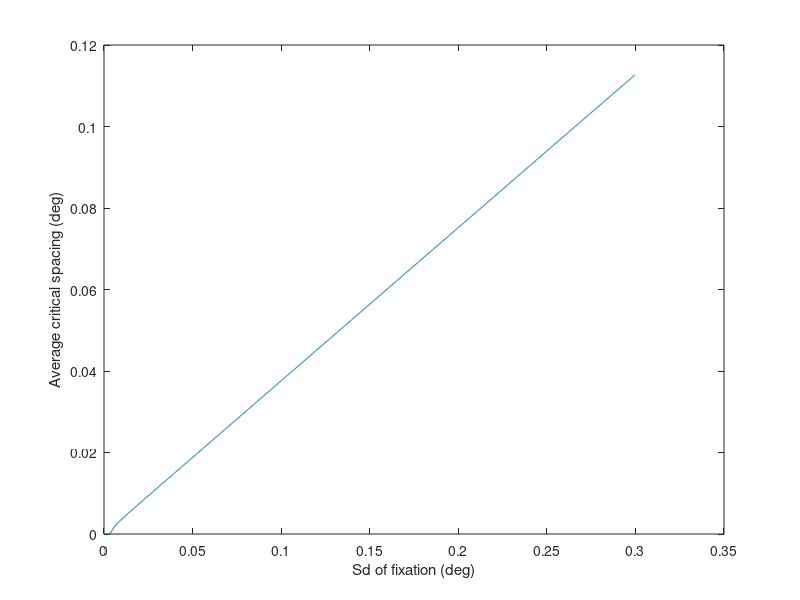

The MATLAB script that drew this image:
clear all
% Gonzalez et al. (2012) assume a bivariate normal distribution and
% compute the elliptical area that contained 0.682 of the probability (+/- 1 sd).
% BCEA = pi*2.291*sigmaX*sigmaY*sqrt(1-rho^2)
% We cannot recover the ellipse from BCEA, and I didn't check their paper
% for the value of rho, so i assume rho=0 and sigma=sigmaX=sigmaY. Then
% BCEA = pi*2.291*sigma^2;
% sigma=(BCEA/(pi*2.291))^0.5;
% pdf=exp(-(x.^2+y.^2)/(2*sigma^2))/(sigma^2*2*pi);
%
% For the control observers, viewing binocularly, log10(BCEA)=-0.88, so
% BCEA=10^-0.88=0.13 deg^2. Assuming the ellipse is circular, then sigma =
% 0.13.
%
% For viewing through an amblyopic eye, log10(BCEA)=-0.20, so BCEA=0.63
% deg^2, and we estimate sigma=0.30.
%
% Assuming a critical spacing of 0.05 at zero ecc and slope 0.3 then
% a sigma of 0.13 predicts a critical spacing of about 0.09 deg, more than
% we found. To bring the model's prediction down to 0.05 deg, we must
% assume a critical spacing of 0 deg at 0 eccentricity. This suggests that
% our foveal measure of crowding is proportional to sigma of fixation. In
% that case the repeated measure might be smaller and allow us to estimate
% the fixational stability.


R=0.3;
[x,y]=meshgrid(-4*R:0.01:4*R,-4*R:0.01:4*R);
eccentricity=sqrt(x.^2+y.^2);
spacing=0.3*(eccentricity+0.0);
sigma=1e-6:R/1000:R;
for i=1:length(sigma)
   pdf=exp(-(x.^2+y.^2)/(2*sigma(i)^2))/(sigma(i)^2*2*pi);
   meanSpacing(i)=sum(sum(spacing.*pdf))/sum(sum(pdf));
end
figure(1);
plot(sigma,meanSpacing);
xlabel('Sd of fixation (deg)');
ylabel('Average critical spacing (deg)');
% figure(2);
% BCEA = pi*2.291*sigma.^2;
% plot(BCEA,meanSpacing);
% xlabel('BCEA fixational area (deg^2)');
% ylabel('Average critical spacing (deg)');
